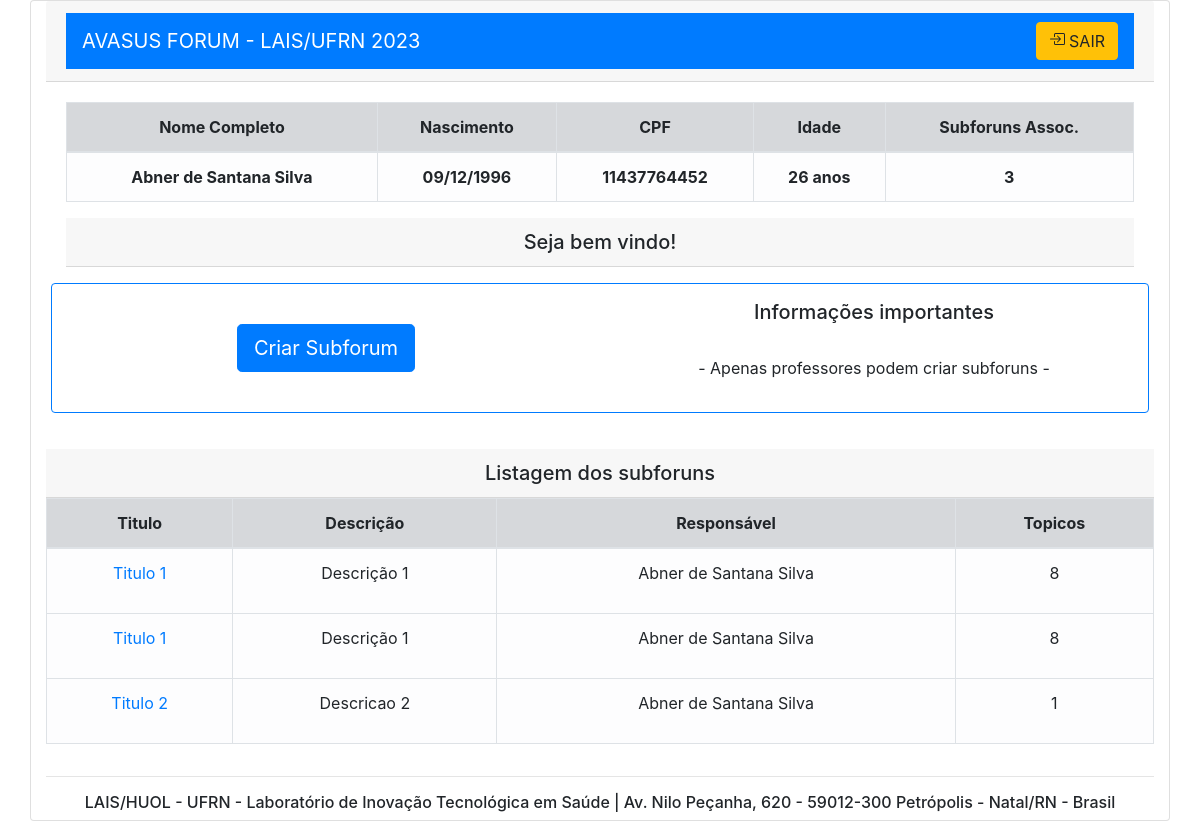
The page /pag-inicial (signed in) on the database as committed earlier.
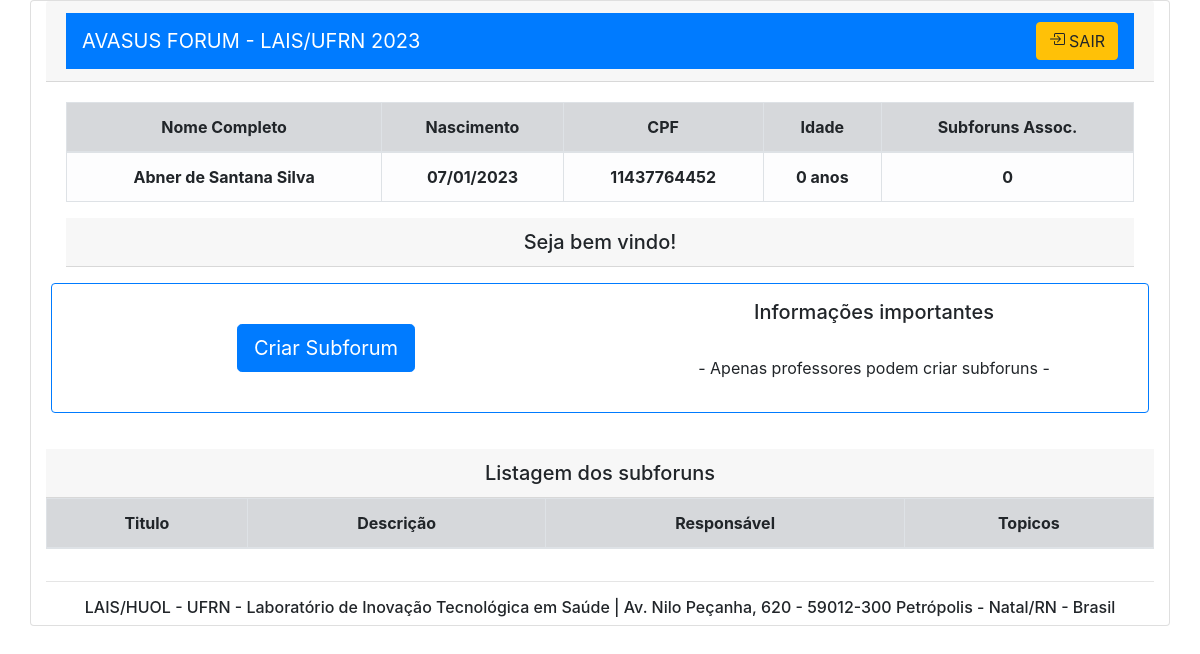
The same page on the database as committed later.
### forum/models.py (models this page shows, shortened)
class CustomUser(AbstractUser):
    username = None
    nome_completo = models.CharField(max_length=60, default=' ')
    nome_social = models.CharField(max_length=50, default=' ')
    cpf = models.CharField(primary_key=True,  max_length=11)
    nasc = models.DateField(default=timezone.now)
    estado = models.CharField(max_length=2, default=' ')
    cidade = models.CharField(max_length=50, default=' ')
    TIPO_USUARIO = (
        ("PROF", "Professor"),
        ("ALU", "Aluno"),
    )
    perfil = models.CharField(choices=TIPO_USUARIO, max_length=4, default='ALU')
    objects = UserManager()
    USERNAME_FIELD = 'cpf'
    REQUIRED_FIELDS = []

class Subforum(models.Model):
    cod_subforum = models.AutoField(primary_key=True)
    autor = models.ForeignKey(CustomUser, on_delete=models.CASCADE)
    nome_autor = models.CharField(max_length=50, default=' ')
    cat_subforum = models.ForeignKey(Categoria, on_delete=models.CASCADE)
    nome_social = models.CharField(max_length=50, default=' ')
    titulo = models.CharField(max_length=120, default=' ')
    descricao = models.CharField(max_length=512, default=' ')
    data_criacao = models.DateTimeField(default=timezone.now)
    ESTADO = (
        ("ATV", "Ativado"),
        ("TRC", "Trancado"),
    )
    estado = models.CharField(choices=ESTADO, max_length=4, default='ATV')

### forum/views.py (the view, shortened to what this page needs)
# urls.py: path('pag-inicial', pag_inicial, name='pag-inicial'),
def pag_inicial(request):
    if request.user.is_authenticated == True:
        cpf = request.user.cpf
        nome = request.user.nome_completo
        nasc = CustomUser.objects.filter(cpf=cpf).values_list('nasc')
        dias_ano = 365.2425
        idade = int((datetime.date.today() - nasc[0][0]).days / dias_ano)
        perfil =  CustomUser.objects.filter(cpf=cpf).values_list('perfil')
        if  perfil[0][0] == 'ALU':
            bloquear = 'disabled'
        else:
            bloquear=''
        _cpf = CustomUser.objects.filter(cpf=cpf)
        subforuns_assoc = len(VinculoSubforum.objects.filter(aluno=_cpf[0]))
        vinculo_subforum =VinculoSubforum.objects.values_list('aluno', 'cod_subforum').filter(aluno=_cpf[0])
        subforums = list(Subforum.objects.values_list('titulo','descricao', 'nome_autor','cod_subforum', 'nome_autor') )
        topicos = list((Topico.objects.values('cod_subforum').annotate(dcount=Count('cod_subforum'))))
        listagem_subforums = []
        for titulo, descricao, autor, cod_subforum, nome_autor in subforums:
            for cod_vinc in vinculo_subforum:
                if cod_subforum == cod_vinc[1]:
                    for n in topicos:
                        if cod_subforum == n['cod_subforum']:
                            listagem_subforums.append((titulo, descricao,autor,cod_subforum,n['dcount']))
                    try:
                        if listagem_subforums[-1][3] != cod_subforum:
                            listagem_subforums.append((titulo, descricao,autor,cod_subforum,0))
                    except:
                        listagem_subforums.append((titulo, descricao,autor,cod_subforum,0))
        context = {
            'cpf' : str(cpf),
            'nome' : str(nome),
            'idade' : str(idade),
            'nasc' : nasc[0][0],
            'bloquear' : bloquear,
            'subforuns_assoc' : subforuns_assoc,
            'listagem_subforums' : listagem_subforums
        }
        return render(request, "pag-inicial.html", context)
    else:
        return redirect('/') # se nao autenticado redireciona pra login

### forum/templates/pag-inicial.html (shortened to what this page needs)
<!DOCTYPE html>
<html lang="pt-br">
  <head>
    <link
    href="//maxcdn.bootstrapcdn.com/bootstrap/4.0.0/css/bootstrap.min.css"
    rel="stylesheet"
    id="bootstrap-css"
  />
  <link rel="stylesheet" href="https://cdn.jsdelivr.net/npm/bootstrap-icons@1.8.1/font/bootstrap-icons.css">
  </head>
  <body>
      <div class="text-center text-lg-start ">
        <form action="" method="POST">
          <div class="card container ">
            <div class="card-header">
              <nav class="navbar navbar-dark bg-primary">
                <a class="navbar-brand" href="#">AVASUS FORUM - LAIS/UFRN 2023 </a>
                <form class="form-inline my-2 my-lg-0">
                  <a href="{% url 'logout' %}" class=" btn btn-warning ">
                    SAIR</a>
                </form>
              </nav>
            </div>
            <div class="card-body ">
              <table class="table table-bordered  table-hover ">
                <thead class="table-light">
                  <tr>
                    <td class="table-secondary"><b>Nome Completo</b></td>
                    <td class="table-secondary"><b>Nascimento</b></td>
                    <td class="table-secondary"><b>CPF</b></td>
                    <td class="table-secondary"><b>Idade</b></td>
                    <td class="table-secondary"><b>Subforuns Assoc.</b></td>
                  </tr>
                </thead>
                <tbody>
                  <tr>
                    <td class="table-light"><b>{{nome}}</b></td>
                    <td class="table-light"><b>{{nasc | date:"d/m/Y"}}</b></td>
                    <td class="table-light"><b>{{cpf}}</b></td>
                    <td class="table-light"><b>{{idade}} anos</b></td>
                    <td class="table-light"><b> {{subforuns_assoc}} </b></td>
                  </tr>
                </tbody>
              </table>
              <div class="card-header h5">
                Seja bem vindo!
              </div>
            <div class="row border border-primary rounded py-3 my-3">
              <div class="col-sm  ">
<br>
<button  type="button" class="btn btn-primary btn-lg" data-toggle="modal" data-target="#exampleModalCenter" {{bloquear}}>
  Criar Subforum
</button>
      </form>
      </div>
                <br>
              <div class="col-sm">
                <p class="h5"> Informações importantes </p><br>
                <p>- Apenas professores podem criar subforuns -</p>
              </div>
          <div class="card-header h5">
            Listagem dos subforuns
          </div>
          <table class="table table-bordered  table-hover">
            <thead class="table-light" >
              <tr>
                <td class="table-secondary" ><b>Titulo </b></td>
                <td class="table-secondary" ><b>Descrição</b></td>
                <td class="table-secondary" ><b>Responsável</b></td>
                <td class="table-secondary" ><b>Topicos</b></td>
              </tr>
            </thead>
            <tbody>
              {% for titulo , descricao, responsavel, cod_subforum, topicos in listagem_subforums %}
              <tr>
              <td  class="table-light" >  <a href={{cod_subforum}}>{{titulo}}</a> </td>
              <td  class="table-light" >
                  <p> {{descricao}}</p>
              </td>
              <td  class="table-light">
                  <p>{{responsavel}}</p>
              </td>
              <td  class="table-light">
                   <p> {{topicos}}</p>
              </td>
              </tr>
              {% endfor %}
            </tbody>
          </table>
            <hr>
            <footer>
              <p class="h6">LAIS/HUOL - UFRN - Laboratório de Inovação Tecnológica em Saúde | Av. Nilo Peçanha, 620 - 59012-300 Petrópolis - Natal/RN - Brasil </p>
              </footer>
  </body>
</html>

Rows that differ between the two databases and show on the page:
removed Subforum: listagem_subforums "Titulo 1" "Titulo 1", listagem_subforums "Descrição 1" "Descrição 1"
removed Subforum: listagem_subforums "Titulo 2", listagem_subforums "Descricao 2"
Other text that changed with them:
{{ nasc | date:"d/m/Y" }}: "09/12/1996" → "07/01/2023"
{{ idade }}: "26" → "0"
{{ subforuns_assoc }}: "3" → "0"
list line gone: "Abner de Santana Silva 8"
list line gone: "Abner de Santana Silva 1"
